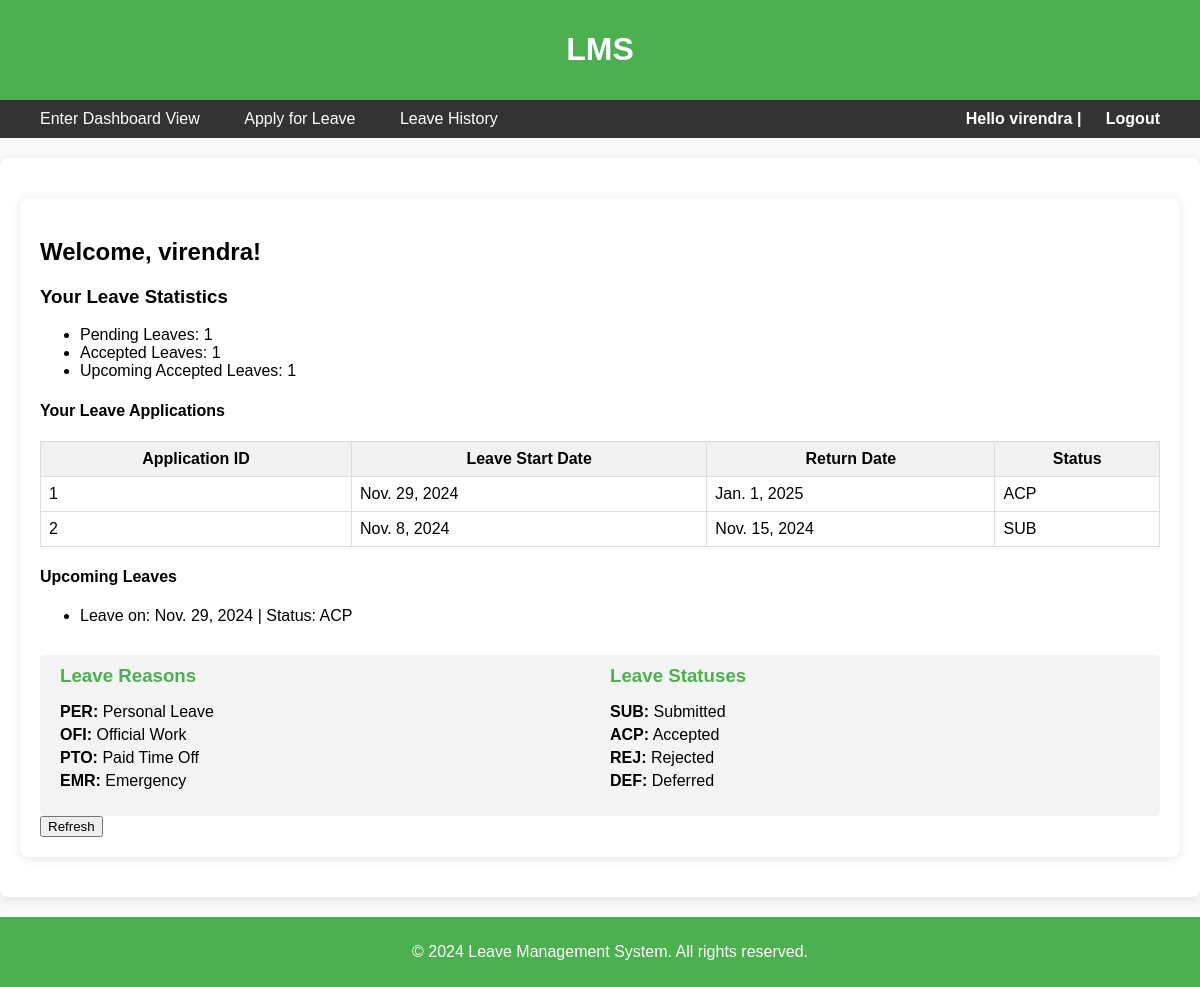
Page /dash/ (signed in) on the committed database.
### LMSApp/models.py (models this page shows, shortened)
class LeaveApl(models.Model):
    aplid = models.AutoField(primary_key=True)
    empid = models.ForeignKey(Employee, on_delete=models.CASCADE)
    apl_date = models.DateField(auto_now_add=True)
    leaveDate = models.DateField()
    returnDate = models.DateField() #Return to office date
    reason = models.CharField(choices=[('PER', 'Personal Leave'), ('OFI', 'Official Work'), ('PTO', 'Paid Time Off'), ('EMR', 'Emergency')], max_length=3)
    status = models.CharField(choices=[('SUB', 'Submitted'), ('ACP', 'Accepted'), ('REJ', 'Rejected'), ('DEF', 'Deffered')], max_length=3, default='SUB')

### LMSApp/views.py (the view)
# urls.py: path("dash/", views.dashboard, name="dashboard"),
@login_required
def dashboard(request):
    user = request.user
    empid = user.employee.id  # Assuming you have a relation to the Employee model
    leave_applications = LeaveApl.objects.filter(empid=empid)
    pending_leaves = leave_applications.filter(status='SUB').count()  # Pending status
    accepted_leaves = leave_applications.filter(status='ACP').count()  # Accepted status
    upcoming_leaves = leave_applications.filter(leaveDate__gt=timezone.now(), status='ACP').count()  # Accepted upcoming leaves
    context = {
        'user': user,
        'pending_leaves': pending_leaves,
        'accepted_leaves': accepted_leaves,
        'upcoming_leaves': upcoming_leaves,
        'leave_applications': leave_applications,
        'today': timezone.now().date(),  # Add today's date
    }
    return render(request, 'emp_dashboard.html', context)

### LMSApp/templates/emp_dashboard.html (shortened to what this page needs)
{% extends "base.html" %}
{% load static %}
{% block bodycontent %}
<div class="container">
    <h2>Welcome, {{ user.username }}!</h2>
    <h3>Your Leave Statistics</h3>
    <ul>
        <li>Pending Leaves: {{ pending_leaves }}</li>
        <li>Accepted Leaves: {{ accepted_leaves }}</li>
        <li>Upcoming Accepted Leaves: {{ upcoming_leaves }}</li>
    </ul>
    <h4>Your Leave Applications</h4>
    {% if leave_applications %}
    <table style="width: 100%; border-collapse: collapse;">
        <thead>
            <tr style="background-color: #f2f2f2;">
                <th style="padding: 8px; border: 1px solid #ddd;">Application ID</th>
                <th style="padding: 8px; border: 1px solid #ddd;">Leave Start Date</th>
                <th style="padding: 8px; border: 1px solid #ddd;">Return Date</th>
                <th style="padding: 8px; border: 1px solid #ddd;">Status</th>
            </tr>
        </thead>
        <tbody>
            {% for application in leave_applications %}
            <tr>
                <td style="padding: 8px; border: 1px solid #ddd;">{{ application.aplid }}</td>
                <td style="padding: 8px; border: 1px solid #ddd;">{{ application.leaveDate }}</td>
                <td style="padding: 8px; border: 1px solid #ddd;">{{ application.returnDate }}</td>
                <td style="padding: 8px; border: 1px solid #ddd;">{{ application.status }}</td>
            </tr>
            {% empty %}
            <tr>
                <td colspan="4" style="padding: 8px; border: 1px solid #ddd; text-align: center;">No leave applications
                    found.</td>
            </tr>
            {% endfor %}
        </tbody>
    </table>
    {% else %}
    <p>No leave applications found.</p>
    {% endif %}
    <h4>Upcoming Leaves</h4>
    <ul>
        {% for application in leave_applications %}
        {% if application.leaveDate > today %}
        <li>
            Leave on: {{ application.leaveDate }} |
            Status: {{ application.status }}
        </li>
        {% endif %}
        {% empty %}
        <li>No upcoming leaves.</li>
        {% endfor %}
    </ul>
    <div class="legend">
        <div class="legend-column">
            <h3>Leave Reasons</h3>
            <ul>
                <li><strong>PER:</strong> Personal Leave</li>
                <li><strong>OFI:</strong> Official Work</li>
                <li><strong>PTO:</strong> Paid Time Off</li>
                <li><strong>EMR:</strong> Emergency</li>
            </ul>
        </div>
        <div class="legend-column">
            <h3>Leave Statuses</h3>
            <ul>
                <li><strong>SUB:</strong> Submitted</li>
                <li><strong>ACP:</strong> Accepted</li>
                <li><strong>REJ:</strong> Rejected</li>
                <li><strong>DEF:</strong> Deferred</li>
            </ul>
        </div>
    </div>
    <form method="post" action="#">
        <button type="submit" name="refresh" value="refresh">Refresh</button>
    </form>
</div>
{% endblock %}

### LMSApp/templates/base.html (shortened to what this page needs)
{% load static %}
<!DOCTYPE html>
<html lang="en">
<head>
</head>
<body>
    <header>
        <a href="{% url 'home' %}" style="color: white; text-decoration: none;" aria-label="Home">
            <h1>LMS</h1>
        </a>
    </header>
    <nav role="navigation">
        <div>
            {% if user.is_authenticated and not user.is_superuser %}
            <a href="/dash">Enter Dashboard View</a>
            <a href="/apply">Apply for Leave</a>
            {% endif %}
            {% if user.is_authenticated and not user.is_superuser %}
            <a href="/history">Leave History</a>
            {% endif %}
        </div>
        <div class="greeting">
            {% if user.is_authenticated %}
            Hello {{ user.username }} | <a href="{% url 'logout' %}" style="color: white;">Logout</a>
            {% else %}
            <a href="{% url 'login' %}" style="color: white;">Log in</a>
            {% endif %}
        </div>
    </nav>
    <div class="container">
        {% block bodycontent %}{% endblock %}
    </div>
    <footer>
        <p>&copy; 2024 Leave Management System. All rights reserved.</p>
    </footer>
</body>
</html>

### LMSApp/templates/emp_dashboard.html (style rules this page uses)
.legend { margin-top: 30px; padding: 10px; background-color: #f4f4f4; border-radius: 5px; display: flex; justify-content: space-between; }
.legend-column { flex: 1; margin: 0 10px; }
.legend h3 { margin: 0 0 10px; color: #4CAF50; }
.legend ul { list-style-type: none; padding: 0; }
.legend li { margin: 5px 0; }

### LMSApp/templates/base.html (style rules this page uses)
body { font-family: Arial, sans-serif; margin: 0; padding: 0; background-color: #f9f9f9; }
header { background-color: #4CAF50; color: white; padding: 10px 20px; text-align: center; }
nav { display: flex; justify-content: space-between; align-items: center; background-color: #333; padding: 10px 20px; }
nav a { color: white; padding: 14px 20px; text-decoration: none; text-align: center; }
.greeting { color: white; font-weight: bold; }
.container { margin: 20px auto; padding: 20px; max-width: 1200px; background-color: white; border-radius: 8px; box-shadow: 0 2px 10px rgba(0, 0, 0, 0.1); }
footer { text-align: center; padding: 10px; background-color: #4CAF50; color: white; position: relative; bottom: 0%; width: 100%; margin-top: 20px; }

### rows in the picture
LeaveApl: aplid "1", leaveDate "Nov. 29, 2024", returnDate "Jan. 1, 2025", status "ACP"
LeaveApl: aplid "2", leaveDate "Nov. 8, 2024", returnDate "Nov. 15, 2024", status "SUB"

### other values in the picture
{{ user.username }} "virendra"
{{ pending_leaves }} "1"
{{ accepted_leaves }} "1"
{{ upcoming_leaves }} "1"
